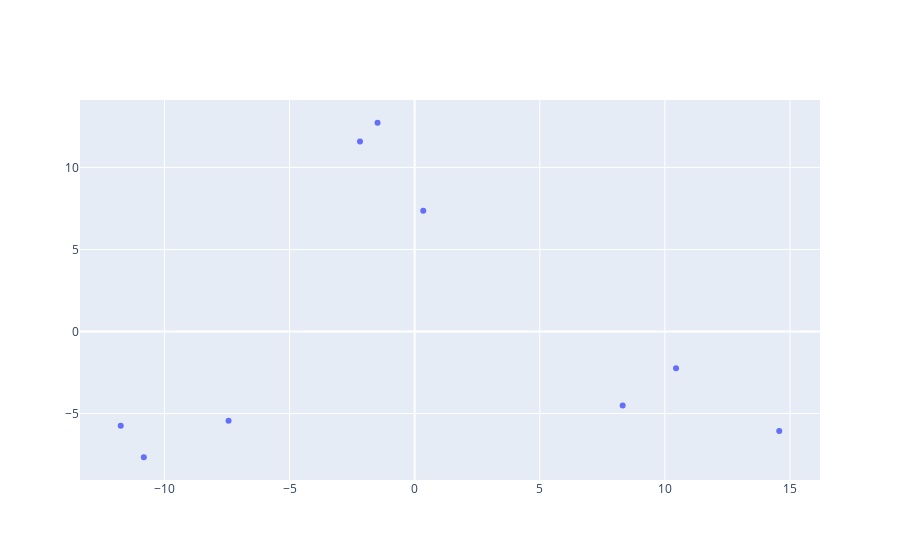

Write notebook code for a chart like this one.
### Code cell
from plotly import graph_objects as go

fig = go.Figure(
    data=go.Scatter(
        x=Z[:, 0],
        y=Z[:, 1],
        hovertext=words,
        mode="markers"
        
    )
)
fig.show()

### Figure 1 — Plotly figure (JSON) as saved in the notebook; plotly's stock layout.template omitted (floating-point values rounded to 4 significant figures)
{"data": [{"hovertext": ["dog", "cat", "bat", "coffee", "tea", "beer", "car", "truck", "van"], "mode": "markers", "type": "scatter", "x": [-2.184, -1.483, 0.3441, -10.82, -11.74, -7.437, 10.44, 8.313, 14.57], "y": [11.58, 12.72, 7.364, -7.666, -5.743, -5.441, -2.244, -4.511, -6.062]}], "layout": {"autosize": true, "xaxis": {"autorange": true, "range": [-13.31, 16.13], "type": "linear"}, "yaxis": {"autorange": true, "range": [-9.159, 14.22], "type": "linear"}}}
